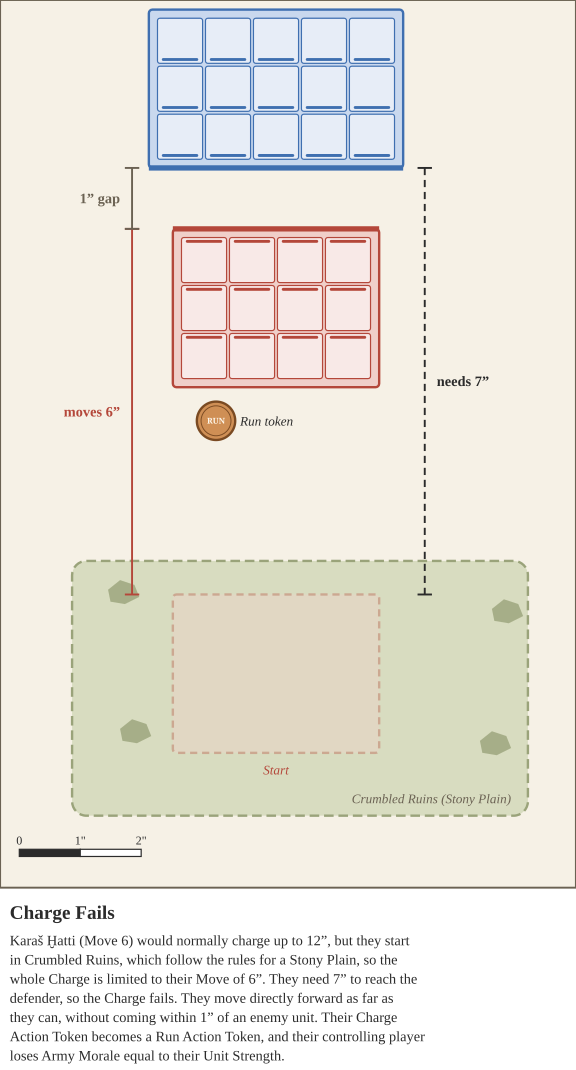

Reproduce this figure in Python.
from style import *
from tokens import round_token
W, H = 240, 370
s = SVG(W, H, 'Charge Fails', [
    'Karaš Ḫatti (Move 6) would normally charge up to 12”, but they start in Crumbled Ruins, which follow the rules for a',
    'Stony Plain, so the whole Charge is limited to their Move of 6”. They need 7” to reach the defender, so the Charge fails.',
    'They move directly forward as far as they can, without coming within 1” of an enemy unit. Their Charge Action Token becomes',
    'a Run Action Token, and their controlling player loses Army Morale equal to their Unit Strength.'])
s.panel(0, 0, W, H)
cx = 115; dr = 3 * 20 + 2 * B
bfront = 70
start_front = bfront + 7 * IN
# Crumbled Ruins patch (8" x 8" in the rules; only part of it shown)
rx0, ry0 = 30, start_front - 14
s.add(f'<rect x="{rx0}" y="{ry0}" width="{W - 2*rx0 + 10}" height="{H - ry0 - 30}" rx="6" fill="{C["terrainl"]}" stroke="{C["terrain"]}" stroke-width="1" stroke-dasharray="4 2"/>')
for i, (x, y) in enumerate([(45, ry0 + 12), (205, ry0 + 20), (50, ry0 + 70), (200, ry0 + 75)]):
    s.add(f'<path d="M{x},{y} l5,-4 l6,2 l2,5 l-6,3 l-6,-1 z" fill="{C["terrain"]}" opacity="0.8"/>')
s.text(W - 27, ry0 + 101, 'Crumbled Ruins (Stony Plain)', 5.5, C['line'], 'end', italic=True)
s.tray(cx, bfront - 33, 3, 5, 180, 'blue')
s.tray(cx, start_front + dr / 2, 3, 4, 0, 'red', ghost=True)
end_front = start_front - 6 * IN
s.tray(cx, end_front + dr / 2, 3, 4, 0, 'red')
def dim(x, y1, y2, label, col=None, left=False, dashed=False):
    col = col or C['ink']
    dash = ' stroke-dasharray="3 2"' if dashed else ''
    s.add(f'<line x1="{x}" y1="{y1:.1f}" x2="{x}" y2="{y2:.1f}" stroke="{col}" stroke-width="0.8"{dash}/>')
    for y in (y1, y2): s.add(f'<line x1="{x-3}" y1="{y:.1f}" x2="{x+3}" y2="{y:.1f}" stroke="{col}" stroke-width="0.8"/>')
    s.text(x + (-5 if left else 5), (y1 + y2) / 2 + 2, label, 6, col, 'end' if left else 'start', bold=True)
dim(cx + 62, bfront, start_front, 'needs 7”', dashed=True)
dim(cx - 60, end_front, start_front, 'moves 6”', C['red'], left=True)
dim(cx - 60, bfront, end_front, '1” gap', C['line'], left=True)
tx, ty = cx - 45, end_front + dr + 14
round_token(s, tx + 20, ty, 'Run', 8)
s.text(tx + 30, ty + 2, 'Run token', 5.5, C['ink'], 'start', italic=True)
s.text(cx, start_front + dr + 9, 'Start', 5.5, C['red'], italic=True)
s.text(cx, 14, 'Defender', 6, C['blue'], bold=True) if False else None
s.scale(8, H - 16)
print(s.save('charge_fails.svg'))
